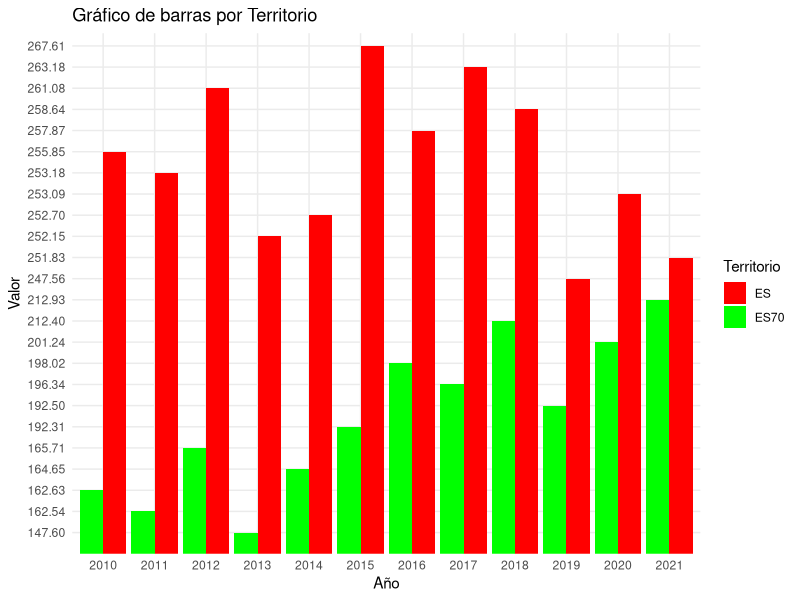
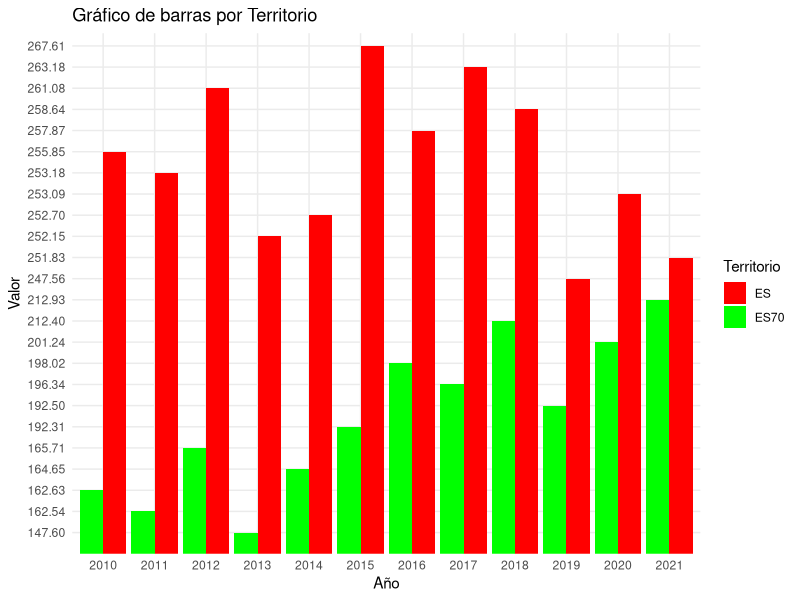

Generate these figures, in order, with R:
## ---- chunk 1
# Lee el archivo CSV
datos <- read.csv("Excels/DiabetesHipertension.csv", header = FALSE, sep = ";")

# Transpone los datos
datos_transpuestos <- t(datos)

# Calcula el número de filas y columnas necesarias
num_filas <- nrow(datos)
num_columnas <- ncol(datos)

# Calcula el número total de elementos y crea un vector con los datos en el orden deseado
nuevo_vector <- unlist(datos_transpuestos)
orden_columnas <- rep(1:num_columnas, each = num_filas)
orden_filas <- rep(1:num_filas, times = num_columnas)
orden_final <- order(orden_columnas, orden_filas)

# Crea un nuevo marco de datos con la distribución rotativa
nueva_tabla <- data.frame(matrix(nuevo_vector[orden_final], ncol = num_columnas, byrow = TRUE))

# Asigna los nombres de las columnas con la primera fila
colnames(nueva_tabla) <- as.character(datos[1, ])

# Elimina la primera fila (que ahora es la cabecera de las columnas)
nueva_tabla <- nueva_tabla[-1, ]

# Muestra el resultado
print(nueva_tabla)



## ---- chunk 2
# Lee el archivo CSV
datos <- read.csv("Excels/FastFood.csv", header = FALSE, sep = ",")

# Transpone los datos
datos_transpuestos <- t(datos)

# Calcula el número de filas y columnas necesarias
num_filas <- nrow(datos)
num_columnas <- ncol(datos)

# Calcula el número total de elementos y crea un vector con los datos en el orden deseado
nuevo_vector <- unlist(datos_transpuestos)
orden_columnas <- rep(1:num_columnas, each = num_filas)
orden_filas <- rep(1:num_filas, times = num_columnas)
orden_final <- order(orden_columnas, orden_filas)

# Crea un nuevo marco de datos con la distribución rotativa
nueva_tabla <- data.frame(matrix(nuevo_vector[orden_final], ncol = num_columnas, byrow = TRUE))

# Asigna los nombres de las columnas con la primera fila
colnames(nueva_tabla) <- as.character(datos[1, ])

# Elimina la primera fila (que ahora es la cabecera de las columnas)
nueva_tabla <- nueva_tabla[-1, ]

# Muestra el resultado
print(nueva_tabla)
## ---- chunk 3
# Lee el archivo CSV
datos <- read.csv("Excels/mortality_county_all.csv", header = FALSE, sep = ",")

# Filtrar filas que comienzan con "Diabetes" en la primera columna
datos_filtrados <- datos[grep("Diabetes", datos$V1), ]

# Mostrar el resultado
print(datos_filtrados)

## ---- chunk 4
# Lee el archivo CSV
datos <- read.csv("Excels/Cardiovascular.csv", header = FALSE, sep = ",")

# Transpone los datos
datos_transpuestos <- t(datos)

# Calcula el número de filas y columnas necesarias
num_filas <- nrow(datos)
num_columnas <- ncol(datos)

# Calcula el número total de elementos y crea un vector con los datos en el orden deseado
nuevo_vector <- unlist(datos_transpuestos)
orden_columnas <- rep(1:num_columnas, each = num_filas)
orden_filas <- rep(1:num_filas, times = num_columnas)
orden_final <- order(orden_columnas, orden_filas)

# Crea un nuevo marco de datos con la distribución rotativa
nueva_tabla <- data.frame(matrix(nuevo_vector[orden_final], ncol = num_columnas, byrow = TRUE))

# Asigna los nombres de las columnas con la primera fila
colnames(nueva_tabla) <- as.character(datos[1, ])

# Elimina la primera fila (que ahora es la cabecera de las columnas)
nueva_tabla <- nueva_tabla[-1, ]

# Filtrar las filas que tienen "Serie A" en la columna "Serie"
nueva_tabla_filtrada <- subset(nueva_tabla, nueva_tabla$Serie == "Serie A")

# Muestra el resultado
print(nueva_tabla_filtrada)


## ---- chunk 5
# Cargar la biblioteca ggplot2

library(ggplot2)

# Resto de tu código
grafico <- ggplot(nueva_tabla_filtrada, aes(x = Year, y = Value, fill = Territorio)) +
  geom_bar(stat = "identity", position = "dodge") +
  labs(title = "Gráfico de barras por Territorio",
       x = "Año",
       y = "Valor") +
  scale_fill_manual(values = c("ES" = "red", "ES70" = "green")) +
  theme_minimal()

# Muestra el gráfico
print(grafico)

# Gráfica de barras
grafico <- ggplot(nueva_tabla_filtrada, aes(x = Year, y = Value, fill = Territorio)) +
  geom_bar(stat = "identity", position = "dodge") +
  labs(title = "Gráfico de barras por Territorio",
       x = "Año",
       y = "Valor") +
  scale_fill_manual(values = c("ES" = "red", "ES70" = "green")) +
  theme_minimal()

# Muestra el gráfico
print(grafico)
